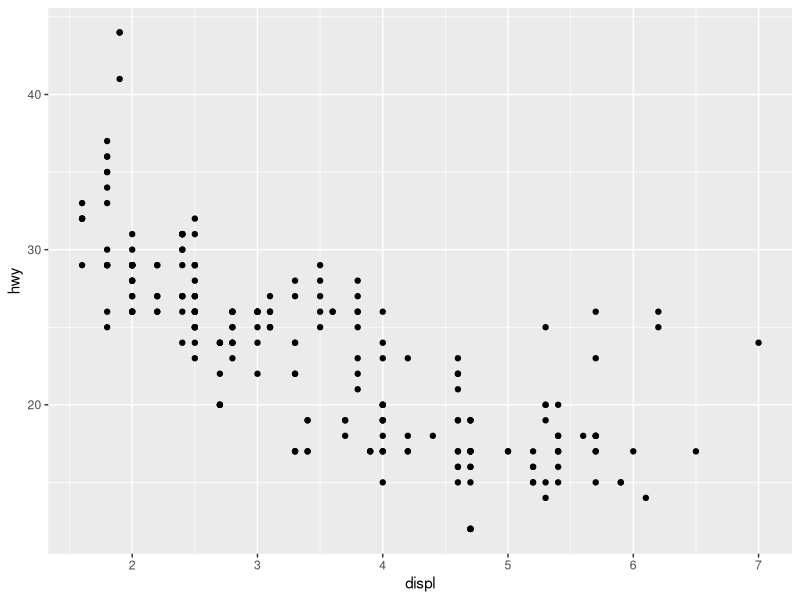
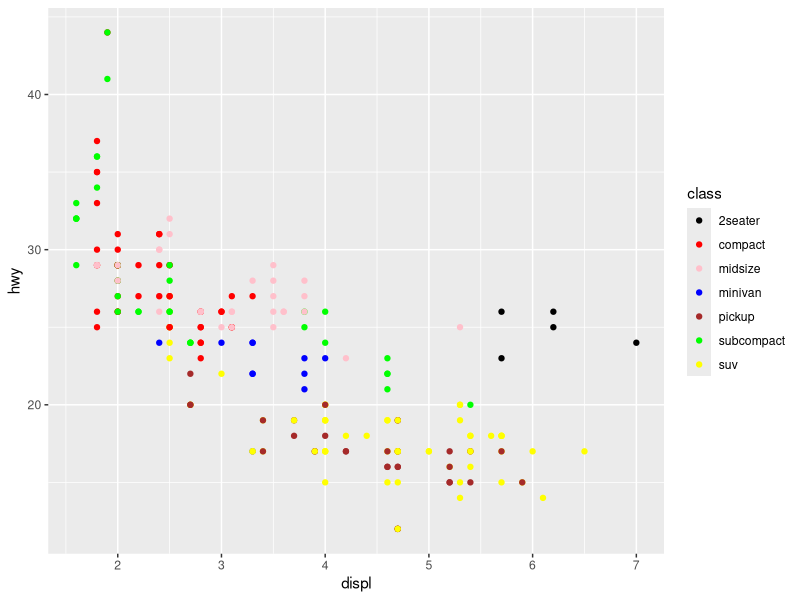
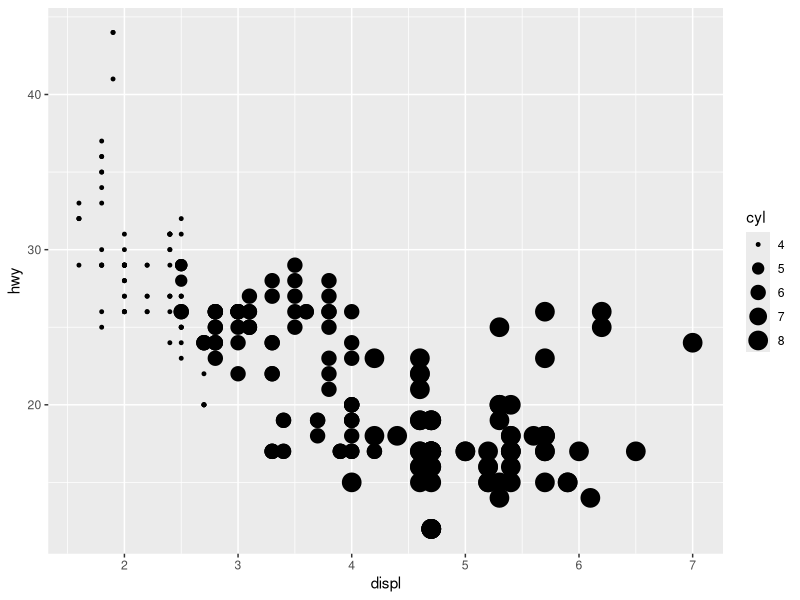
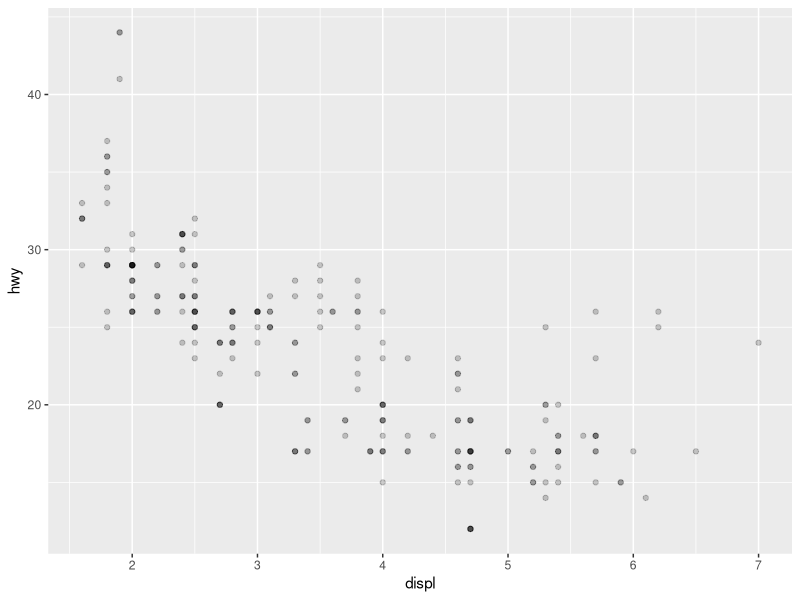
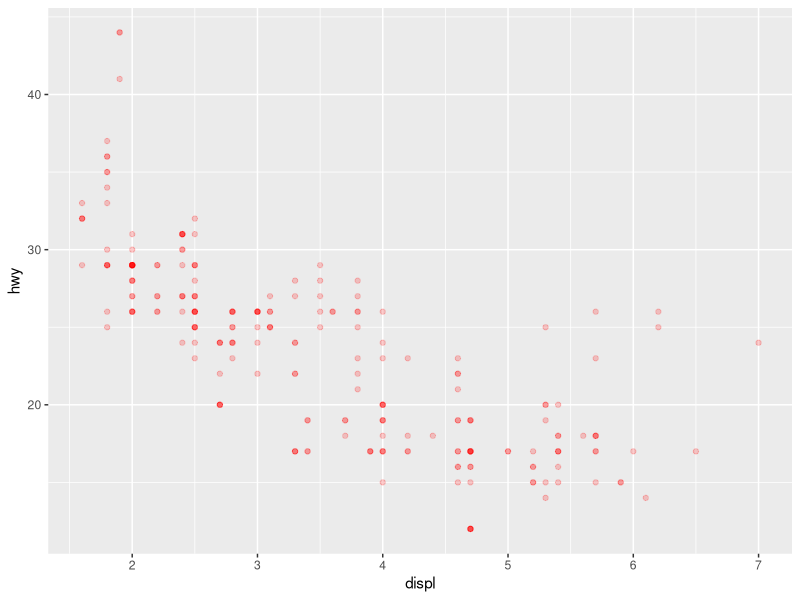
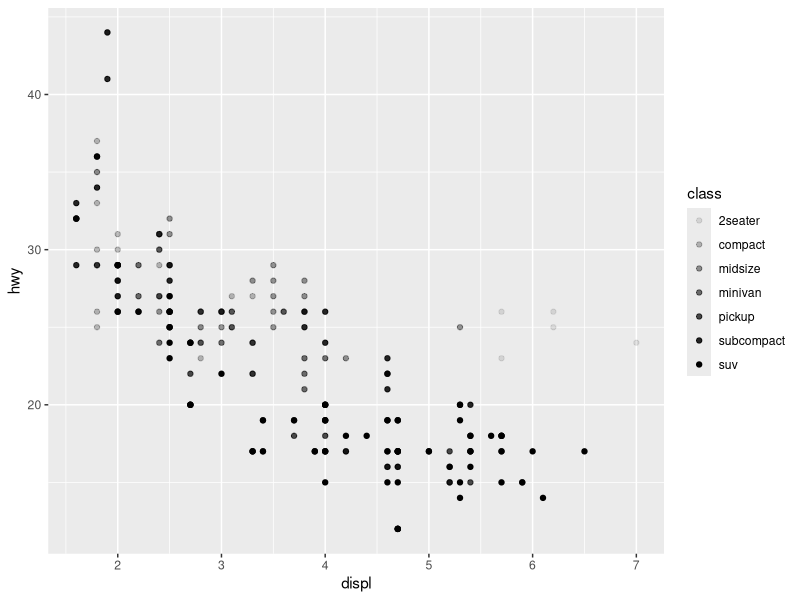
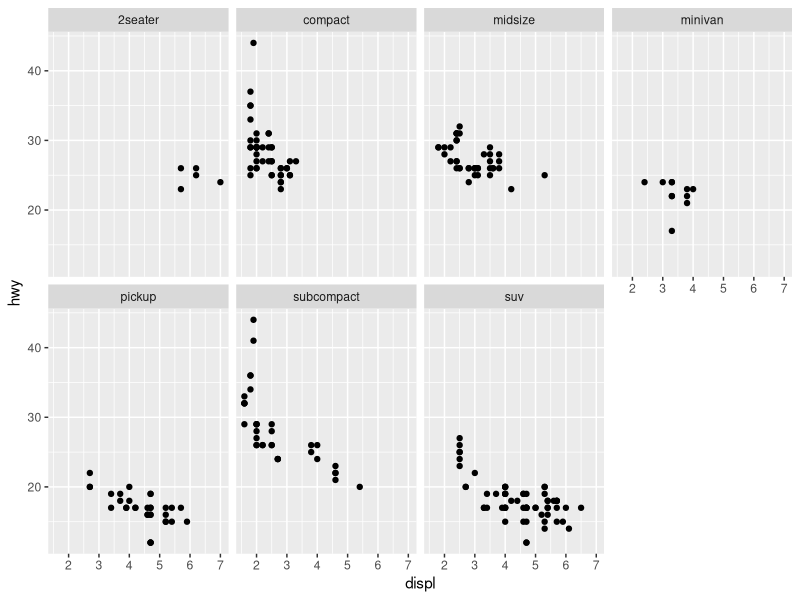
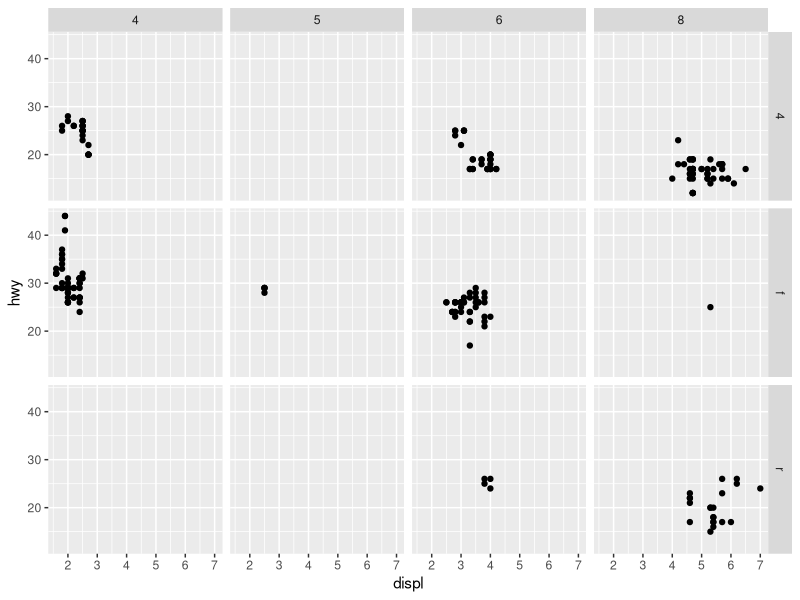

These figures' R source, in order:
###########################
# RUG Summer Meeting 2022
# 07/01/2022

# load the package 
library(tidyverse)

# pipe in operator
# Ctrl+Shift +M
# %>% operator in magrittr in tidyverse

# first few rows in dataset
# you can specify how many rows you want to see 
head(ggplot2::mpg, 20)
class(ggplot2::mpg)

ggplot2::mpg %>% head()

# check every column in dataset
ggplot2::mpg %>% glimpse()

# check the data description
?mpg

# assgin this data to an object called mpg_data
mpg_data <- mpg 

# load data into R
data(mpg)

# create ggplot
ggplot(data = mpg) + 
  geom_point(mapping = aes(x = displ, y = hwy))


vec_color <-  c('black', 'red', 'pink', 'blue', 'brown', 'green', 'yellow')

# adding customized color using scale_color_manual
ggplot(data = mpg) + 
  geom_point(mapping = aes(x = displ, y = hwy, color = class)) + 
  scale_color_manual(values = vec_color)

# Q1:
# when to put aesthetics in the ggplot function

# change the dot size in the plot
ggplot(data = mpg) + 
  geom_point(mapping = aes(x = displ, y = hwy, size = cyl))

# change transparency of the points
vec_alpha = seq(1, 10, 1.5)

# change the alpha (transparency) for all the points
# alpha is outside mapping argument
ggplot(data = mpg)+
  geom_point(mapping = aes(x = displ, y = hwy), alpha = 0.2)

# change color for all the points
ggplot(data = mpg)+
  geom_point(mapping = aes(x = displ, y = hwy), color = 'red', alpha = .2)

# creating differences for the points in different classes
ggplot(data = mpg)+
  geom_point(mapping = aes(x = displ, y = hwy, alpha = class))

# Facets 
# facet_wrap()

# visualize points in single plot based on the categorical variables
ggplot(data = mpg) + 
  geom_point(mapping = aes(x = displ, y = hwy)) + 
  facet_wrap(~ class, nrow = 2)

# facet_grid()
ggplot(data = mpg) + 
  geom_point(mapping = aes(x = displ, y = hwy)) + 
  facet_grid(drv ~ cyl)



# line type
# geom_smooth()
ggplot(data = mpg) + 
  geom_smooth(mapping = aes(x = displ, y = hwy, linetype = drv))

# using color in the legend
ggplot(data = mpg) + 
  geom_smooth(mapping = aes(x = displ, y = hwy, color = drv),
              show.legend = FALSE)

# do points and lines at the same time
ggplot(data = mpg, mapping = aes(x = displ, y = hwy)) + 
  geom_smooth() + 
  geom_point(mapping = aes(color = class))

# filter to select a specific kind of category from the variable 
# se: standard error
ggplot(data = mpg, mapping = aes(x = displ, y = hwy)) + 
  geom_point(mapping = aes(color = class)) + 
  geom_smooth(data = filter(mpg, class == "subcompact"), se = TRUE)

# bar plot
# geom_bar()

# load the data: diamonds 
data(diamonds)
?diamonds
diamonds %>% glimpse()

# visualize in bar plot
ggplot(data = diamonds) + 
  geom_bar(mapping = aes(x = cut))

# add some customization 
ggplot(data = diamonds) + 
  geom_bar(mapping = aes(x = cut, color = cut))

ggplot(data = diamonds) + 
  geom_bar(mapping = aes(x = cut, fill = cut))

# in ggplot2, there are some built-in color palette 
ggplot(data = diamonds) + 
  geom_bar(mapping = aes(x = cut, fill = clarity)) + 
  theme_classic()




